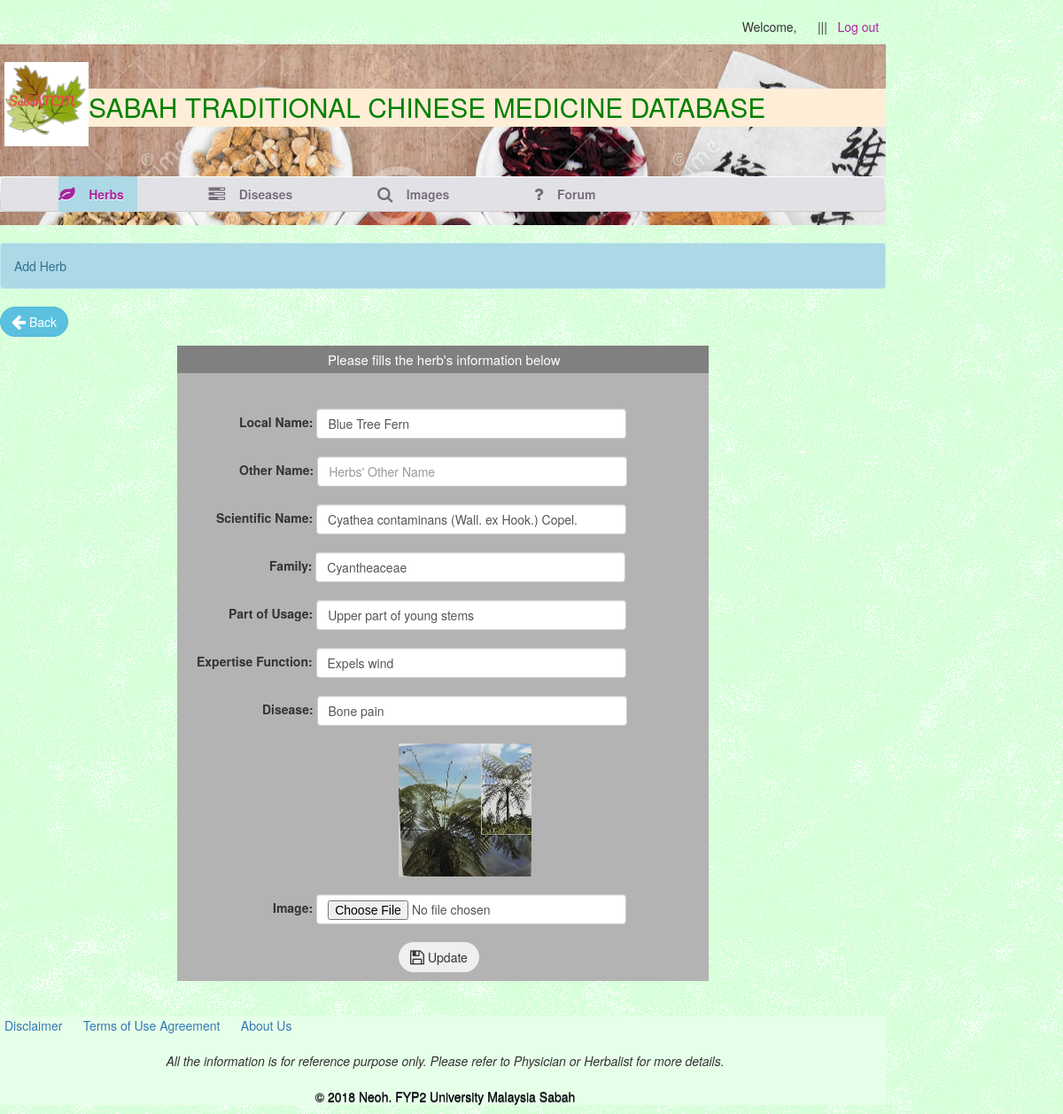
Page /lang/en/Admin/add_herbs.php?info_id=1&m=3 on the committed database.
### tables this page shows
CREATE TABLE `herb_list` (
  `herb_id` int(3) NOT NULL,
  `local_name` varchar(100) NOT NULL,
  `scientific_name` varchar(100) NOT NULL,
  `family` varchar(50) NOT NULL,
  `image` varchar(100) DEFAULT NULL
);

CREATE TABLE `herb_info` (
  `info_id` int(3) NOT NULL,
  `herb_id` int(3) NOT NULL,
  `local_name` varchar(100) NOT NULL,
  `function` varchar(50) DEFAULT NULL,
  `usage_part` varchar(50) DEFAULT NULL,
  `disease` varchar(50) DEFAULT NULL
);

### lang/en/Admin/add_herbs.php (the view, shortened to what this page needs)
<!DOCTYPE html>
<html>
<head>
	<?php
		include("menu.php");
	?>
</head>
<body>
	<?php
		if(isset($_GET['m'])){
			if(($_GET['m']==3)||($_GET['m']==4)){
				$info_id=$_GET['info_id'];
				$herb_info_show=mysqli_query($conn,"SELECT * FROM herb_info WHERE info_id='$info_id'")or die(mysqli_error($conn));
				while($data=mysqli_fetch_array($herb_info_show)){
					$herb_id=$data['herb_id'];
					$part=$data['usage_part'];
					$function=$data['function'];
					$disease=$data['disease'];
				}
				$herb_list_information=mysqli_query($conn,"SELECT * FROM herb_list WHERE herb_id='$herb_id'")or die(mysqli_error($conn));
				while($data1=mysqli_fetch_array($herb_list_information)){
					$herb_name=$data1['local_name'];
					$other_name=$data1['other_name'];
					$sci_name=$data1['scientific_name'];
					$family=$data1['family'];
					$image=$data1['image'];
				}
			}
			$mode=1;
		}
	?>
	<div id="body">
        <div style="background:lightblue" class="alert alert-info">Add Herb</div>
		<div class="sidebar">
			<p><a href="herbs.php" class="btn btn-info"><i class="icon-arrow-left icon-large"></i>&nbsp;Back</a></p>
		</div>
		<div id="home" style="width:600px">
			<div style="padding:5px 0px 5px 170px; background:grey; font-size:15px; color:white">Please fills the herb's information below</div>
			<form class="form-inline" method="POST" action="add_herbs_save.php" enctype="multipart/form-data">
				<br><br>
				<div class="form-group">
					<label style="padding-left: 70px">Local Name:</label>
					<input style="width:350px" type="text" data-toggle="tooltip" data-placement="right" title="Fillin Only One Local Name" class="form-control" value="<?php if(isset($herb_name)) echo $herb_name;?>" name="herb_name" placeholder="Herbs' Local Name" required>
				</div>
				<br><br>
				<div class="form-group">
					<label style="padding-left: 70px">Other Name:</label>
					<input style="width:350px" type="text" data-toggle="tooltip" data-placement="right" title="Fillin The Other Names" class="form-control" value="<?php if(isset($other_name)) echo $other_name;?>" name="other_name" placeholder="Herbs' Other Name" />
				</div>
				<br><br>
				<div class="form-group">
					<label style="padding-left: 44px">Scientific Name:</label>
					<input style="width:350px" type="text" data-toggle="tooltip" data-placement="right" title="Fillin the Scientific Name" class="form-control" value="<?php if(isset($sci_name)) echo $sci_name;?>" name="sci_name" placeholder="Herbs' Scientific Name" required>
				</div>
				<br><br>
				<div class="form-group">
					<label style="padding-left: 104px">Family:</label>
					<input style="width:350px" type="text" data-toggle="tooltip" data-placement="right" title="Fillin the Family" class="form-control" value="<?php if(isset($family)) echo $family;?>" name="family" placeholder="Herbs's Family" required>
				</div>
				<br><br>
				<div class="form-group">
					<label style="padding-left: 58px">Part of Usage:</label>
					<input style="width:350px" type="text" data-toggle="tooltip" data-placement="right" title="Fillin Only One Part of Usage" class="form-control" value="<?php if(isset($part)) echo $part;?>" name="part" placeholder="Herb's Usage Part" required>
				</div>
				<br><br>
				<div class="form-group">
					<label style="padding-left: 22px">Expertise Function:</label>
					<input style="width:350px" type="text" data-toggle="tooltip" data-placement="right" title="Fillin Only One Expertise Function" class="form-control" value="<?php if(isset($function)) echo $function;?>" name="function" placeholder="Herb's Function" required>
				</div>
				<br><br>
				<div class="form-group">
					<label style="padding-left: 96px">Disease:</label>
					<input style="width:350px" type="text" data-toggle="tooltip" data-placement="right" title="Fillin Only One Type of Disease" class="form-control" name="disease" value="<?php if(isset($disease)) echo $disease;?>" placeholder="Disease Treat" required>
				</div>
				<br><br>
				<div class="form-group">
					<?php
						$dir = '../../../pics';
						if(isset($image) && $image != null){
						 echo '<img style="width:150px; height:150px;margin:0px 40px 0px 250px" src="'. $dir. '/'. $image. '"  /> </br></br>';
						}
					?>
					<label style="padding-left: 108px" >Image:</label>
					<input class="form-control"  style="padding-left: 200;width:350px;" type="file" name="image">
				</div>
				<br><br>
				<div class="control-group">
					<div class="controls" style="padding-left: 250px" >
					<?php
						if(isset($mode) && $mode == 1){
           					$m=$_GET['m'];
           			?>
           			<?php
							if($m==2){
					?>
			  					<button type="submit" class="btn btn-save" value="Add" onClick="this.form.action='add_herbs_save.php?add_id=<?php echo $herb_id;?>'"><i class="icon-save icon-large"></i>&nbsp;Add</button>
					<?php
							}
				            else if($m==3){
				    ?>
			  					<button type="submit" class="btn btn-save" value="Update"><i class="icon-save icon-large"></i>&nbsp;Update</button>
					<?php
							}
						}
						else{
					?>
							<button name="submit" type="submit" class="btn btn-save"><i class="icon-save icon-large"></i>&nbsp;Save</button>
					<?php
						}
					?>
					</div>
				</div>
	   		</form>
		</div>
    </div>
	<?php
		include("../footer.php");
	?>
</body>
</html>

### css/docs.css (style rules this page uses)
.btn { border-radius: 25px !important; }
.alert { text-shadow: none; }
body { background: url(../img/grid_noise.png); position: relative; }

### css/style.css (style rules this page uses)
html { overflow-y: scroll; }
body { background: url(../images/bg.png) repeat; position: absolute; margin: 0; min-width: 1000px; padding: 0; }
a { outline: none; }
img { border: 0; }
p a { color: #A8279D; }
#body { width: 100%; }
#body div#home { background:#b3b3b3; margin: 0 auto; padding-bottom: 10px; }
#body div, div.body div { background: none; margin: 0 auto; overflow: hidden; width: 1000px; }

### rows in the picture
herb_list: herb_name "Blue Tree Fern", sci_name "Cyathea contaminans (Wall. ex Hook.) Copel.", family "Cyantheaceae", image (picture)
herb_info: part "Upper part of young stems", function "Expels wind", disease "Bone pain"
